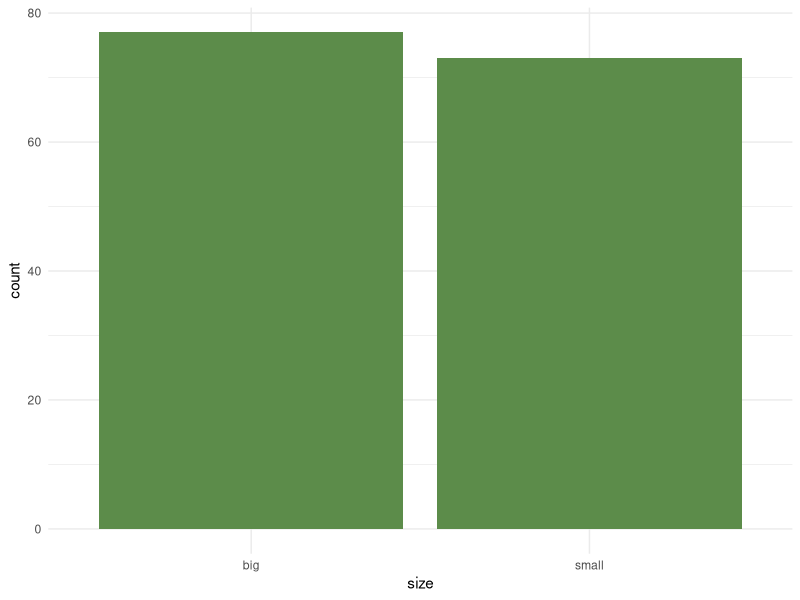

The R source for this figure:
################## VARIOUS CHI-SQUARE TESTS/ PROPORTION TESTS / ODDS RATIO, RISK RATIO, RISK DIFFERENCES

###################### "BY HAND" example ###############################
#https://sphweb.bumc.bu.edu/otlt/mph-modules/bs/sas/sas6-categoricaldata/SAS6-CategoricalData2.html

#total number of children in study: 124
#total number of children with colic: 23
#general public estimate to be used: 7% of children have colic

#NULL hypothesis: proportion of colic among children 
#                 living near lead smelters is 0.07
#ALTERNATIVE hypothesis: proportion of colic among children
#                        living near lead smelters is not 0.07

number.observations = 124
number.colic = 23
p.hat = round(number.colic/number.observations, 2)
p.population = 0.07

#want a 95% confidence interval, so alpha = 0.05, so z cutoff is +/- 1.96
z.score.cuttoff.95 = 1.96

p.hat

#calculate the test statistic assuming a standard normal distribution

z.score = (p.hat - p.population)/
          sqrt((p.population * (1-p.population))/number.observations)

z.score

#z.score is well above 1.96 so we REJECT the NULL;
#the prevalence of colic is significantly different from 0.07.

#compute the confidence intervals for the statistic:

lower.bound.CI = p.hat - z.score.cuttoff.95 * sqrt((p.hat*(1-p.hat))/number.observations)
upper.bound.CI = p.hat + z.score.cuttoff.95 * sqrt((p.hat*(1-p.hat))/number.observations)


lower.bound.CI
upper.bound.CI


########################## END OF BY-HAND EXAMPLE ##############################


##################### one-proportion test using r functions #########
# https://statsandr.com/blog/one-proportion-and-goodness-of-fit-test-in-r-and-by-hand/#fnref4

dat <- iris

dat$size <- ifelse(dat$Sepal.Length < median(dat$Sepal.Length),
                   "small", "big")

head(dat, n=5)


############## ONE PROPORTION TEST ###############

library (ggplot2)

#look at frequencies, proportions in the data set:

ggplot(dat) + 
  aes(x=size) +
  geom_bar(fill="#5c8c4a") +
  theme_minimal()

#counts
table(dat$size)
nrow(dat)

#proportions of the total sample, rounded to 2 decimal places
round(prop.table(table(dat$size)), 2)

##################### Proportion test  setup #########################
# treat one of the big/small categories as "success"
# H0: proportions of big and small flowers are equal (so both would be .5 = 50%)
# H1: proportions of big and small flowers are NOT equal


#The ONE PROPORTION FUNCTION/METHOD in R is:

#nrow(dat[dat$size == "big",])
length(dat$size[dat$size == "big"])

test <- prop.test(
          x = length(dat$size[dat$size == "big"]), # 77, number of successes/big flowers
          n = nrow(dat), # 150, total number of "trials"
          p = 0.5,  # the proportions are both 50%
          conf.level = 0.95
)

test

# this test DOES NOT reject the null with a p value of 0.8065
# so the proportions are the same
